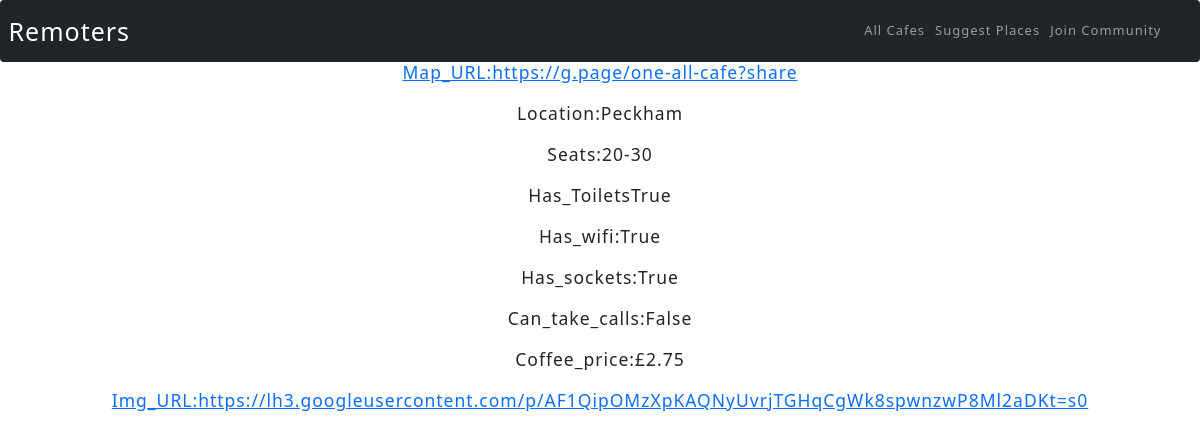
The page /cafe_amenities/3 on the database its author committed.
### main.py (models this page shows)
class Cafe(db.Model):
      id=db.Column(db.Integer, primary_key=True)
      name = db.Column(db.String(250), unique=True, nullable=False)
      map_url = db.Column(db.String(500), nullable=False)
      img_url = db.Column(db.String(500), nullable=False)
      location = db.Column(db.String(250), nullable=False)
      seats = db.Column(db.String(250), nullable=False)
      has_toilet = db.Column(db.Boolean, nullable=False)
      has_wifi = db.Column(db.Boolean, nullable=False)
      has_sockets = db.Column(db.Boolean, nullable=False)
      can_take_calls = db.Column(db.Boolean, nullable=False)
      coffee_price = db.Column(db.String(250), nullable=True)

### main.py (the view)
@app.route("/cafe_amenities/<int:id>",methods=["GET","POST"])
def cafe_amenities(id):
      clicked_cafe=Cafe.query.get(id)
      return render_template("cafe_amenity.html", all_cafes=all_cafes,clicked_cafe=clicked_cafe)

### templates/cafe_amenity.html (shortened to what this page needs)
<!DOCTYPE html>
<html lang="en">
<head>
    {% include 'header.html' %}
</head>
<body>
<a href="#"><h3>Map_URL:{{clicked_cafe.map_url}}</h3><br></a>
<h3>Location:{{clicked_cafe.location}}</h3><br>
<h3>Seats:{{clicked_cafe.seats}}</h3><br>
<h3>Has_Toilets{{clicked_cafe.has_toilet}}</h3><br>
<h3>Has_wifi:{{clicked_cafe.has_wifi}}</h3><br>
<h3>Has_sockets:{{clicked_cafe.has_sockets}}</h3><br>
<h3>Can_take_calls:{{clicked_cafe.can_take_calls}}</h3><br>
<h3>Coffee_price:{{clicked_cafe.coffee_price}}</h3><br>
<a href="#"><h3>Img_URL:{{clicked_cafe.img_url}}</h3><br></a>
</body>
</html>

### static/styles.css (style rules this page uses)
body { text-align: center; letter-spacing: 1px; line-height:1.5; }

### rows shown on the page
Cafe: map_url "https://g.page/one-all-cafe?share", location "Peckham", seats "20-30", has_toilet "True", has_wifi "True", has_sockets "True", can_take_calls "False", coffee_price "£2.75", img_url "https://lh3.googleusercontent.com/p/AF1QipOMzXpKAQNyUvrjTGHqCgWk8spwnzwP8Ml2aDKt=s0"
